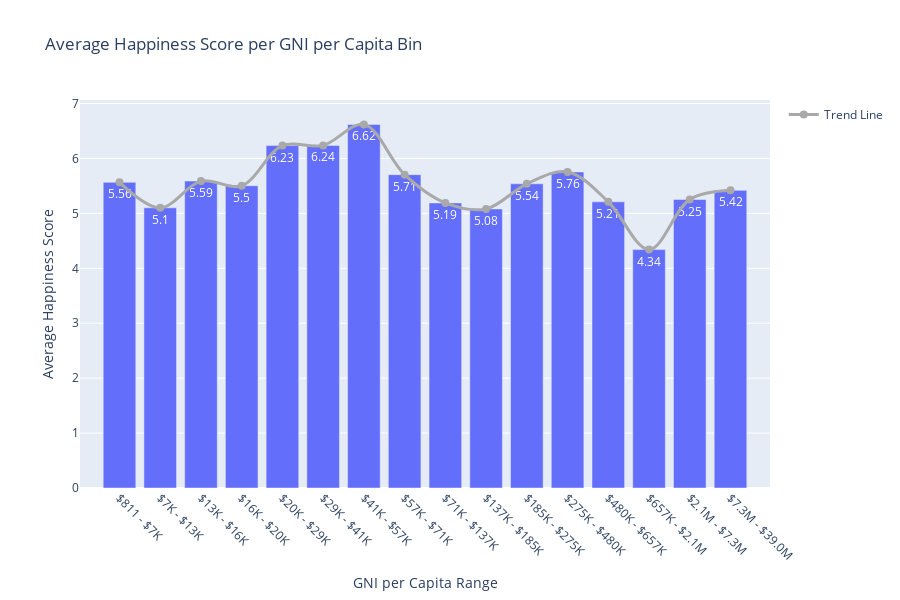

Notebook cell for this chart:
### Code cell
import pandas as pd
import plotly.express as px
import plotly.graph_objects as go

def format_gni_label(x):    
    if x >= 1_000_000:
        return f"${x/1_000_000:.1f}M"
    elif x >= 1_000:
        return f"${int(x/1_000)}K"
    else:
        return f"${int(x)}"

happy_df = pd.read_csv('2019happy.csv')
happy_df = happy_df.rename(columns={
    'Country or region': 'Country',
    'Score': 'Happiness Score',
    'GDP per capita': 'GDP per capita'
})

wdi_df = pd.read_csv('WDI_new.csv')
gni_df = wdi_df[
    (wdi_df['Series Name'] == 'GNI per capita (constant LCU)') &
    (wdi_df['2019 [YR2019]'].notna())
][['Country Name', '2019 [YR2019]']]
gni_df = gni_df.rename(columns={
    'Country Name': 'Country',
    '2019 [YR2019]': 'GNI per capita'
})

merged_df = pd.merge(happy_df, gni_df, on='Country', how='inner')
merged_df['GNI per capita'] = pd.to_numeric(merged_df['GNI per capita'], errors='coerce')

filtered_df = merged_df.dropna(subset=['GNI per capita', 'Happiness Score']).copy()

filtered_df['GNI_bin'] = pd.qcut(filtered_df['GNI per capita'], q=16, duplicates='drop')

bin_edges = filtered_df['GNI_bin'].cat.categories
clean_labels = [
    f"{format_gni_label(interval.left)} - {format_gni_label(interval.right)}"
    for interval in bin_edges
]
filtered_df['GNI_bin_str'] = filtered_df['GNI_bin'].cat.rename_categories(clean_labels)

avg_happiness_per_bin = filtered_df.groupby('GNI_bin_str', observed=False)['Happiness Score'].mean().reset_index()

fig = px.bar(
    avg_happiness_per_bin,
    x='GNI_bin_str',
    y='Happiness Score',
    title='Average Happiness Score per GNI per Capita Bin',
    labels={'GNI_bin_str': 'GNI per Capita Range', 'Happiness Score': 'Average Happiness Score'},
    text=avg_happiness_per_bin['Happiness Score'].round(2),
    height=600
)

fig.add_trace(
    go.Scatter(
        x=avg_happiness_per_bin['GNI_bin_str'],
        y=avg_happiness_per_bin['Happiness Score'],
        mode='lines+markers',
        line=dict(color='darkgrey', width=3, shape='spline'),
        marker=dict(size=8),
        name='Trend Line'
    )
)

fig.update_layout(xaxis_tickangle=45)
fig.show()

### Figure 1 — Plotly figure (JSON) as saved in the notebook; plotly's stock layout.template omitted (floating-point values rounded to 4 significant figures)
{"data": [{"hovertemplate": "GNI per Capita Range=%{x}<br>Average Happiness Score=%{y}<br>text=%{text}<extra></extra>", "legendgroup": "", "marker": {"color": "#636efa", "pattern": {"shape": ""}}, "name": "", "orientation": "v", "showlegend": false, "text": [5.56, 5.1, 5.59, 5.5, 6.23, 6.24, 6.62, 5.71, 5.19, 5.08, 5.54, 5.76, 5.21, 4.34, 5.25, 5.42], "textposition": "auto", "type": "bar", "x": ["$811 - $7K", "$7K - $13K", "$13K - $16K", "$16K - $20K", "$20K - $29K", "$29K - $41K", "$41K - $57K", "$57K - $71K", "$71K - $137K", "$137K - $185K", "$185K - $275K", "$275K - $480K", "$480K - $657K", "$657K - $2.1M", "$2.1M - $7.3M", "$7.3M - $39.0M"], "xaxis": "x", "y": [5.565, 5.102, 5.588, 5.503, 6.235, 6.238, 6.62, 5.705, 5.191, 5.081, 5.539, 5.755, 5.21, 4.341, 5.253, 5.419], "yaxis": "y"}, {"line": {"color": "darkgrey", "shape": "spline", "width": 3}, "marker": {"size": 8}, "mode": "lines+markers", "name": "Trend Line", "type": "scatter", "x": ["$811 - $7K", "$7K - $13K", "$13K - $16K", "$16K - $20K", "$20K - $29K", "$29K - $41K", "$41K - $57K", "$57K - $71K", "$71K - $137K", "$137K - $185K", "$185K - $275K", "$275K - $480K", "$480K - $657K", "$657K - $2.1M", "$2.1M - $7.3M", "$7.3M - $39.0M"], "y": [5.565, 5.102, 5.588, 5.503, 6.235, 6.238, 6.62, 5.705, 5.191, 5.081, 5.539, 5.755, 5.21, 4.341, 5.253, 5.419]}], "layout": {"barmode": "relative", "height": 600, "legend": {"tracegroupgap": 0}, "title": {"text": "Average Happiness Score per GNI per Capita Bin"}, "xaxis": {"anchor": "y", "domain": [0, 1], "tickangle": 45, "title": {"text": "GNI per Capita Range"}}, "yaxis": {"anchor": "x", "domain": [0, 1], "title": {"text": "Average Happiness Score"}}}}
